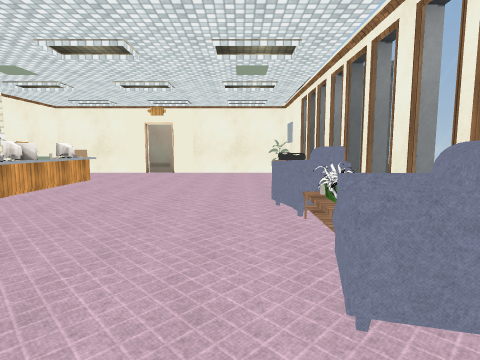
view 1 (above)

16 first-person views from a walk through a scene from a Unity 3-D project. The camera is 1.5 m above the floor, tilts 6° down and sees 80° across. Doors are open. The floor is counted in squares, 1 m on a side. Each view is taken from the middle of a square. On the plan, view 1 faces up. The plan holds only what a view shows up to about 14 squares ahead; the rest is blank. The place goes on beyond the plan. The player is left out. Some surface patterns are stand-ins.

view 2
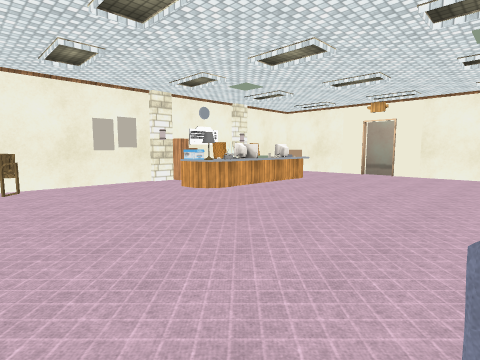

view 3
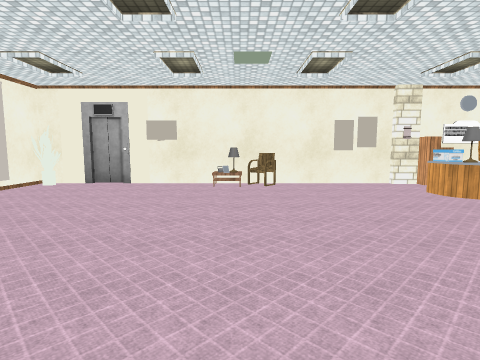

view 4
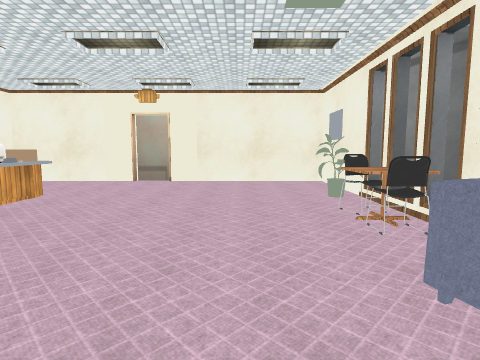

view 5
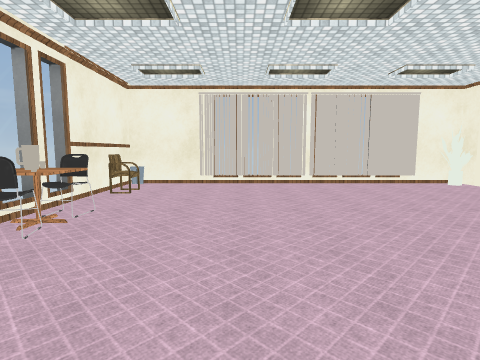

view 6
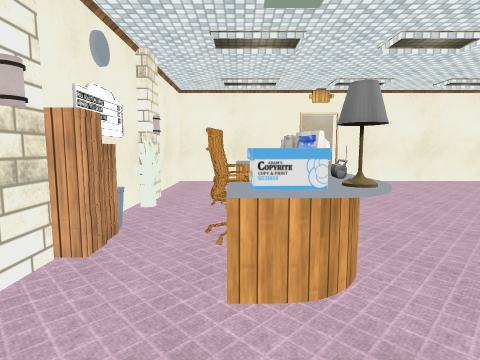

view 7
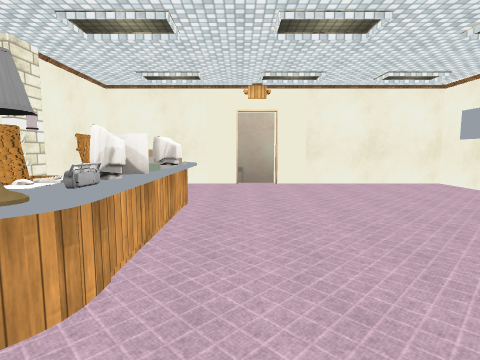

view 8
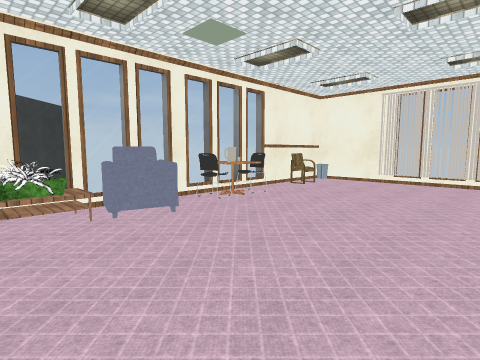

view 9
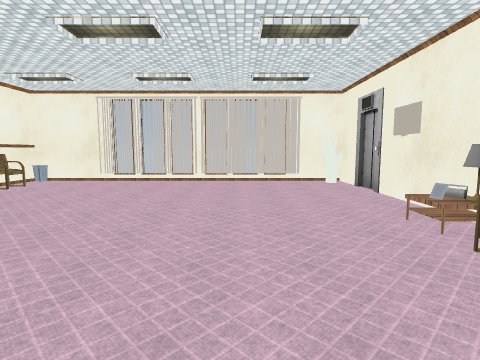

view 10
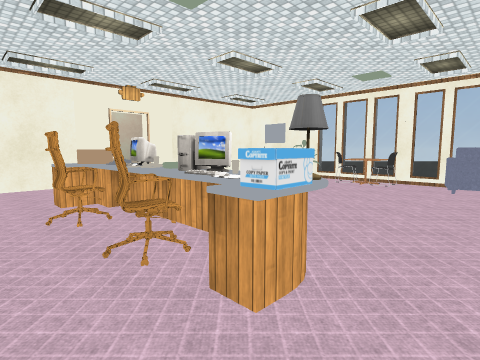

view 11
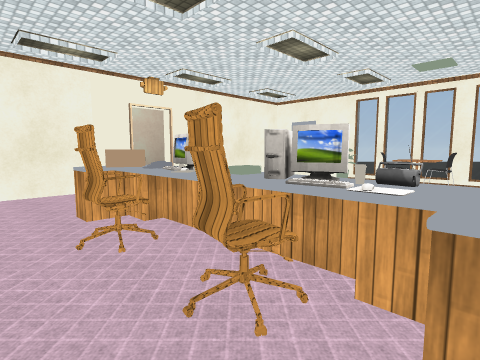

view 12
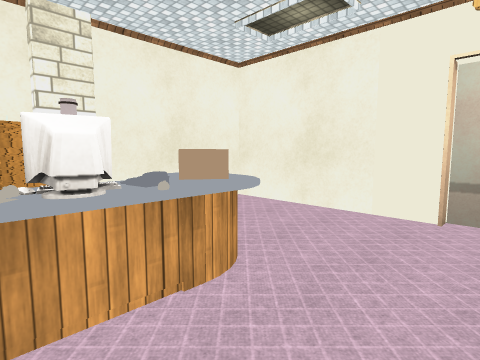

view 13
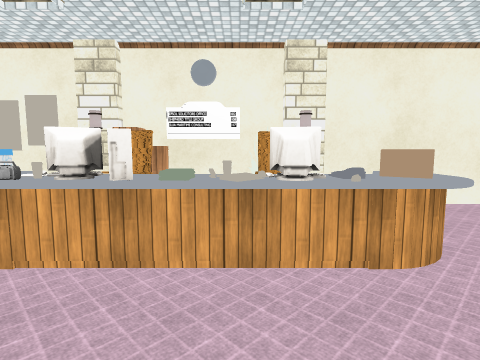

view 14
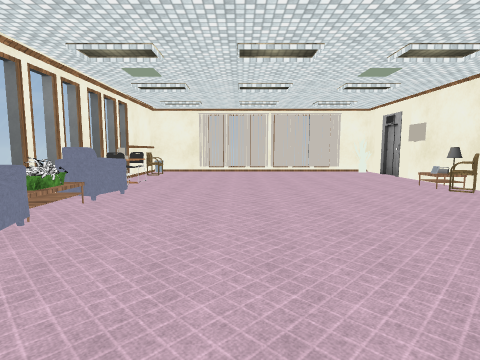

view 15
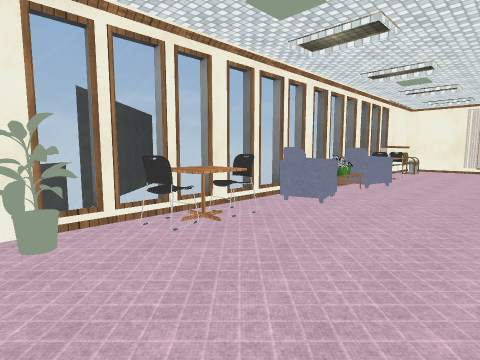

view 16
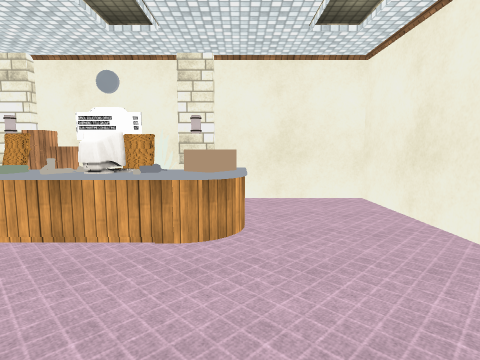

### Floor plan
Key: @ floor where view 1 was taken; # wall or solid block; x gap in a wall; . floor; D open door; = window, fence, low wall or low ledge; O other object.
Columns run from 13 left of view 1 to 3 right of it. Each row starts with its distance up from view 1.
 19  ######DD########
 18  #..............#
 17  #..............#
 16  #..............#
 15  #..##.........O#
 14 OO...O#........O#
 13  #OxOO#.........#
 12  #..###.......#O#
 11  #O..O#.......#O#
 10  #O.OO#........O#
  9  #O..O#.........=
  8  O..OO#.......#O#
  7  O............OO#
  6  O............OO#
  5  #............OO#
  4  #............#O#
  3  #............OO=
  2  #OO..........OO#
  1  #O.............#
  0  #O..........@.O#
 -1  #O............O#
 -2  #.............O#
 -3  #..............=
 -4  #..............#
 -5  #.............O#
 -6  #..............#
 -7  #O.............#
 -8  ################

Where each view was taken, in squares from view 1:
view 1: 0 up, 0 right, facing up
view 2: 1 up, 1 right, facing up-left
view 3: 1 up, 1 right, facing left
view 4: 5 up, 1 left, facing up
view 5: 5 up, 2 left, facing down
view 6: 5 up, 9 left, facing up
view 7: 6 up, 6 left, facing up
view 8: 6 up, 5 left, facing down-right
view 9: 6 up, 7 left, facing down
view 10: 6 up, 11 left, facing up-right
view 11: 8 up, 11 left, facing up-right
view 12: 12 up, 5 left, facing up-left
view 13: 12 up, 4 left, facing left
view 14: 12 up, 3 left, facing down
view 15: 15 up, 3 left, facing down-right
view 16: 15 up, 3 left, facing left
